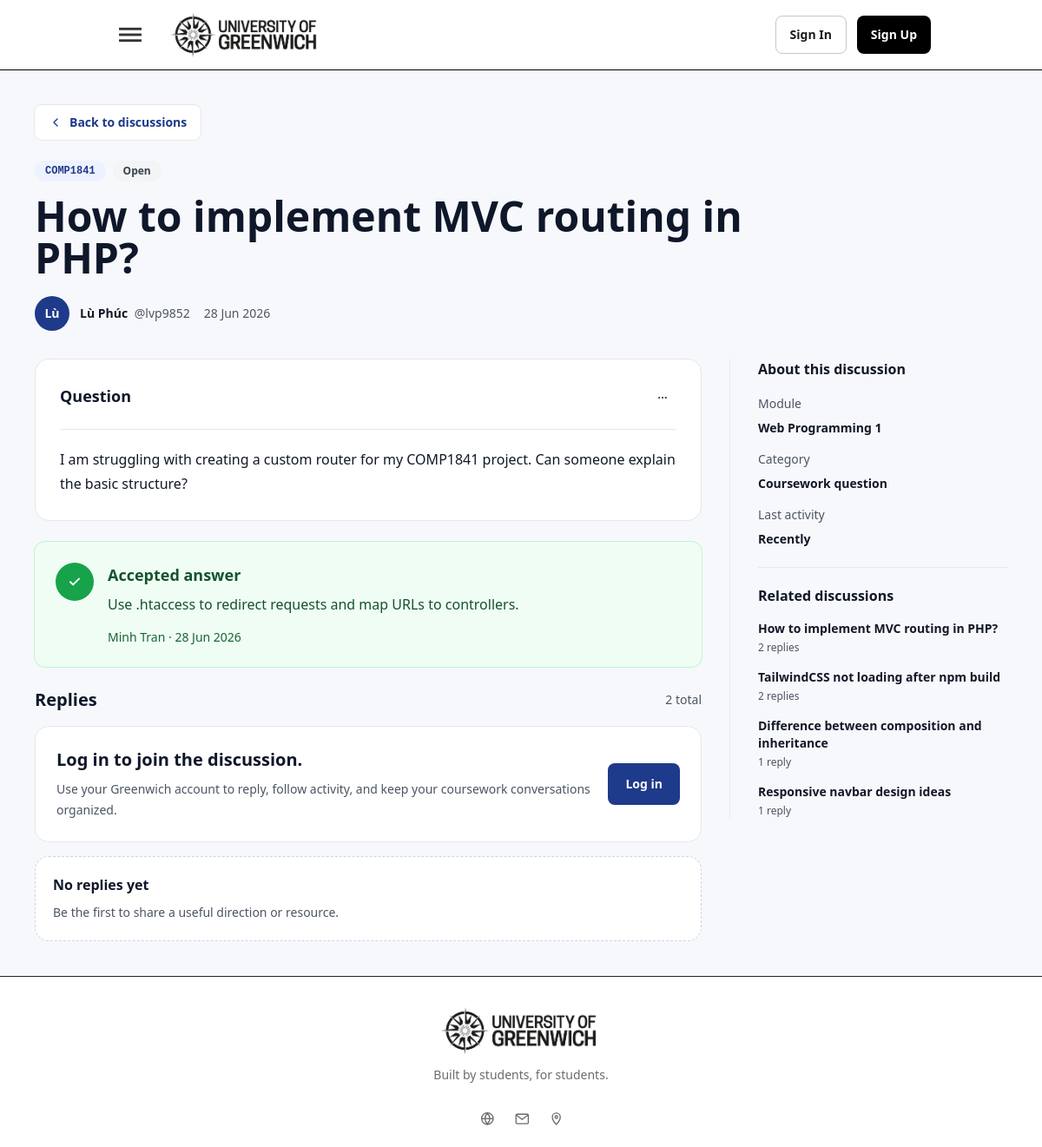
The app's page /discussions/how-to-implement-mvc-routing-in-php, older data.
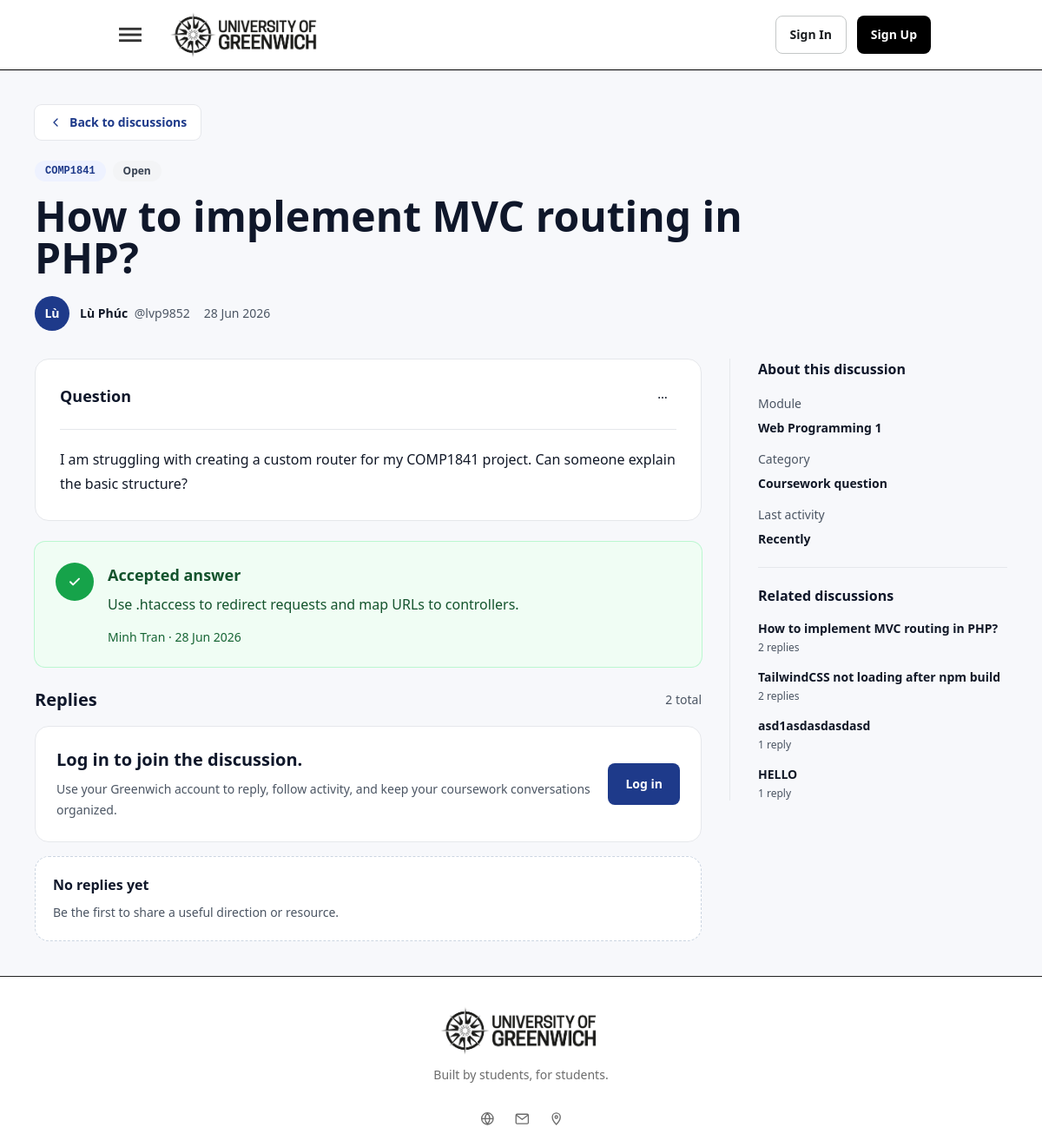
The same page, newer data.
### tables this page shows
CREATE TABLE `posts` (
  `id` int(11) NOT NULL AUTO_INCREMENT,
  `title` varchar(255) NOT NULL,
  `slug` varchar(255) DEFAULT NULL,
  `content` text NOT NULL,
  `status` enum('open','solved') DEFAULT 'open',
  `view_count` int(11) NOT NULL DEFAULT 0,
  `user_id` int(11) NOT NULL,
  `module_id` int(11) NOT NULL,
  `created_at` timestamp NOT NULL DEFAULT current_timestamp(),
  `updated_at` timestamp NULL DEFAULT NULL,
  `deleted_at` timestamp NULL DEFAULT NULL,
  PRIMARY KEY (`id`),
  UNIQUE KEY `slug` (`slug`),
  KEY `fk_posts_user` (`user_id`),
  KEY `fk_posts_module` (`module_id`),
  CONSTRAINT `fk_posts_module` FOREIGN KEY (`module_id`) REFERENCES `modules` (`id`) ON DELETE CASCADE,
  CONSTRAINT `fk_posts_user` FOREIGN KEY (`user_id`) REFERENCES `users` (`id`) ON DELETE CASCADE
);

CREATE TABLE `modules` (
  `id` int(11) NOT NULL AUTO_INCREMENT,
  `module_code` varchar(20) NOT NULL,
  `module_name` varchar(150) NOT NULL,
  `description` text DEFAULT NULL,
  `created_at` timestamp NOT NULL DEFAULT current_timestamp(),
  `updated_at` timestamp NULL DEFAULT NULL,
  PRIMARY KEY (`id`),
  UNIQUE KEY `module_code` (`module_code`)
);

CREATE TABLE `replies` (
  `id` int(11) NOT NULL AUTO_INCREMENT,
  `post_id` int(11) NOT NULL,
  `parent_reply_id` int(11) DEFAULT NULL,
  `user_id` int(11) NOT NULL,
  `content` text NOT NULL,
  `is_accepted` tinyint(1) DEFAULT 0,
  `created_at` timestamp NOT NULL DEFAULT current_timestamp(),
  `updated_at` timestamp NULL DEFAULT NULL,
  `deleted_at` timestamp NULL DEFAULT NULL,
  PRIMARY KEY (`id`),
  KEY `fk_replies_post` (`post_id`),
  KEY `fk_replies_user` (`user_id`),
  KEY `fk_replies_parent` (`parent_reply_id`),
  CONSTRAINT `fk_replies_parent` FOREIGN KEY (`parent_reply_id`) REFERENCES `replies` (`id`) ON DELETE SET NULL,
  CONSTRAINT `fk_replies_post` FOREIGN KEY (`post_id`) REFERENCES `posts` (`id`) ON DELETE CASCADE,
  CONSTRAINT `fk_replies_user` FOREIGN KEY (`user_id`) REFERENCES `users` (`id`) ON DELETE CASCADE
);

### app/Views/discussions/show.php (the view, shortened to what the rows shown need)
<section class="box-border min-h-screen bg-[#F7F8FB] px-4 py-8 font-sans text-[#111827] sm:px-6 lg:px-10 lg:py-10">
    <div class="mx-auto flex max-w-[1180px] flex-col gap-8">
        <header class="max-w-4xl">
            <a href="<?= htmlspecialchars(($discussion['back_url'] ?? BASE_URL . '/discussions'), ENT_QUOTES, 'UTF-8') ?>"
                class="inline-flex min-h-10 items-center gap-2 rounded-lg bg-white px-4 text-sm font-semibold text-[#1E3A8A] ring-1 ring-[#E5E7EB] transition duration-200 hover:bg-[#EEF2FF] focus-visible:outline-2 focus-visible:outline-offset-2 focus-visible:outline-[#1E3A8A]">
                <svg viewBox="0 0 20 20" class="size-4 shrink-0" fill="none" aria-hidden="true">
                    <path d="M12.5 5 7.5 10l5 5" stroke="currentColor" stroke-width="1.7" stroke-linecap="round"
                        stroke-linejoin="round" />
                </svg>
                Back to discussions
            </a>
            <div class="mt-6 flex flex-wrap gap-2">
                <a href="<?= htmlspecialchars(($discussion['module_url'] ?? BASE_URL . '/discussions'), ENT_QUOTES, 'UTF-8') ?>"
                    class="inline-flex max-w-full items-center rounded-full bg-[#EEF2FF] px-3 py-1 font-mono text-xs font-semibold text-[#1E3A8A] transition duration-200 hover:bg-[#DBEAFE] focus-visible:outline-2 focus-visible:outline-offset-2 focus-visible:outline-[#1E3A8A]">
                    <span
                        class="truncate"><?= htmlspecialchars(($discussion['module'] ?? 'MODULE'), ENT_QUOTES, 'UTF-8') ?></span>
                </a>
                <span
                    class="inline-flex items-center gap-1 rounded-full px-3 py-1 text-xs font-semibold <?= $statusTone === 'green' ? 'bg-[#DCFCE7] text-[#166534]' : 'bg-[#F3F4F6] text-[#374151]' ?>">
                </span>
            </div>
            <h1 class="mt-4 text-3xl font-semibold text-[#0F172A] sm:text-5xl" dir="auto">
                <?= htmlspecialchars(($discussion['title'] ?? 'Untitled question'), ENT_QUOTES, 'UTF-8') ?>
            </h1>
            <div class="mt-5 flex flex-wrap items-center gap-4 text-sm text-[#4B5563]">
                <span class="inline-flex min-w-0 items-center gap-3">
                </span>
                <span><?= htmlspecialchars(($discussion['created_at'] ?? 'Nơ'), ENT_QUOTES, 'UTF-8') ?></span>
            </div>
        </header>
        <div class="grid gap-8 lg:grid-cols-[minmax(0,1fr)_320px]">
            <div class="flex min-w-0 flex-col gap-6">
                <article class="bg-white p-5 rounded-2xl sm:p-7 border border-gray-200"
                    aria-labelledby="question-content-heading">
                    <div class="flex justify-between pb-5 border-b border-gray-200">
                        <h2 id="question-content-heading" class="text-lg font-semibold text-[#0F172A]">Question</h2>
                    </div>
                </article>
                <?php if ($acceptedReply !== null): ?>
                <section id="reply-<?= htmlspecialchars(($acceptedReply['id'] ?? 0), ENT_QUOTES, 'UTF-8') ?>"
                    class="rounded-xl bg-[#F0FDF4] p-5 ring-1 ring-[#BBF7D0] sm:p-6"
                    aria-labelledby="accepted-answer-heading">
                    <div class="flex items-start gap-4">
                        <span
                            class="flex size-11 shrink-0 items-center justify-center rounded-full bg-[#16A34A] text-white"
                            aria-hidden="true">
                            <svg viewBox="0 0 20 20" class="size-5" fill="none">
                                <path d="m5 10.3 3.1 3.1L15 6.6" stroke="currentColor" stroke-width="2"
                                    stroke-linecap="round" stroke-linejoin="round" />
                            </svg>
                        </span>
                        <div class="min-w-0 flex-1">
                            <div class="flex flex-wrap items-start justify-between gap-3">
                                <h2 id="accepted-answer-heading" class="text-lg font-semibold text-[#14532D]">
                                    Accepted
                                    answer</h2>
                            </div>
                            <p class="mt-2 text-base text-[#14532D] " dir="auto">
                                <?= htmlspecialchars(($acceptedReply['content'] ?? ''), ENT_QUOTES, 'UTF-8') ?>
                            </p>
                            <p class="mt-4 text-sm font-medium text-[#166534]">
                                <?= htmlspecialchars(($acceptedReply['author'] ?? 'Student'), ENT_QUOTES, 'UTF-8') ?>
                                &middot;
                                <?= htmlspecialchars(($acceptedReply['created_at'] ?? 'Recently'), ENT_QUOTES, 'UTF-8') ?>
                            </p>
                        </div>
                    </div>
                </section>
                <?php endif; ?>
                <section class="flex flex-col gap-4" id="replies" aria-labelledby="replies-heading">
                    <div class="flex items-center justify-between gap-3">
                        <h2 id="replies-heading" class="text-xl font-semibold text-[#0F172A]">Replies</h2>
                    </div>
                    <section id="reply-editor" class="rounded-2xl border border-[#e6e8ec] bg-white p-5 sm:p-6"
                        aria-labelledby="reply-editor-heading">
                        <?php if ($isLoggedIn): ?>
                        <h2 id="reply-editor-heading" class="text-lg font-semibold text-[#0F172A]">Add a reply</h2>
                        <?php if (!empty($replyErrors['general'])): ?>
                        <div class="mt-4 rounded-2xl border border-[#FECACA] bg-[#FEF2F2] py-3 text-sm leading-6 text-[#991B1B]"
                            role="alert">
                            <?= htmlspecialchars($replyErrors['general'], ENT_QUOTES, 'UTF-8') ?>
                        </div>
                        <?php endif; ?>
                        <form action="<?= BASE_URL ?>/discussions/reply" method="post" class="mt-4 grid gap-3">
                            <input type="hidden" name="_csrf_token"
                                value="<?= htmlspecialchars(($csrfToken ?? ''), ENT_QUOTES, 'UTF-8') ?>">
                            <input type="hidden" name="post_id"
                                value="<?= htmlspecialchars(($discussion['id'] ?? 0), ENT_QUOTES, 'UTF-8') ?>">
                            <input id="reply-parent-id" type="hidden" name="parent_reply_id" value="">
                            <input type="hidden" name="slug"
                                value="<?= htmlspecialchars(($discussion['slug'] ?? ''), ENT_QUOTES, 'UTF-8') ?>">
                            <div id="reply-parent-preview"
                                class="hidden items-center justify-between gap-3 rounded-lg bg-[#EEF2FF] px-4 py-3 text-sm text-[#1E3A8A]"
                                data-reply-parent-preview>
                                <span class="font-semibold">Replying to @<span data-replying-to-username></span></span>
                                <button type="button"
                                    class="inline-flex min-h-8 items-center rounded-md px-2 text-sm font-semibold text-[#1E3A8A] transition duration-150 hover:bg-white focus-visible:outline-2 focus-visible:outline-offset-2 focus-visible:outline-[#1E3A8A]"
                                    data-clear-reply-target>
                                    Cancel
                                </button>
                            </div>
                            <div>
                                <label for="reply-content" class="sr-only">Reply content</label>
                                <textarea id="reply-content" name="content" rows="6" maxlength="5000" required
                                    aria-describedby="reply-content-error"
                                    aria-invalid="<?= !empty($replyErrors['content']) ? 'true' : 'false' ?>"
                                    class="min-h-24 w-full resize-y rounded-lg border-0 bg-[#F7F8FB] px-4 py-3 text-base leading-7 text-[#111827] outline-none ring-1 <?= !empty($replyErrors['content']) ? 'ring-[#DC2626] focus:ring-[#DC2626]/40' : 'ring-[#E5E7EB] focus:ring-[#2563EB]/30' ?> transition duration-200 focus:ring-2"
                                    placeholder="Share a clear explanation, useful resource, or next step."><?= htmlspecialchars(($replyOld['content'] ?? ''), ENT_QUOTES, 'UTF-8') ?></textarea>
                                <p id="reply-content-error"
                                    class="mt-2 <?= empty($replyErrors['content']) ? 'hidden' : 'block' ?> text-sm leading-5 text-[#B91C1C]"
                                    aria-live="polite">
                                    <?= htmlspecialchars(($replyErrors['content'] ?? ''), ENT_QUOTES, 'UTF-8') ?>
                                </p>
                            </div>
                            <button type="submit"
                                class="inline-flex items-center min-h-12 w-fit rounded-lg bg-[#1E3A8A] px-5 text-sm font-semibold text-white transition duration-200 hover:bg-[#172E70] focus-visible:outline-2 focus-visible:outline-offset-2 focus-visible:outline-[#1E3A8A]">
                                Post reply
                            </button>
                        </form>
                        <?php else: ?>
                        <div class="grid gap-4 sm:grid-cols-[minmax(0,1fr)_auto] sm:items-center">
                            <div>
                                <h2 id="reply-editor-heading" class="text-xl font-semibold text-[#0F172A]">Log in to
                                    join
                                    the discussion.</h2>
                            </div>
                        </div>
                        <?php endif; ?>
                    </section>
                </section>
            </div>
            <aside class="flex flex-col border-[#e6e8ec] lg:sticky lg:top-28 lg:self-start lg:border-l lg:pl-8"
                aria-label="Discussion sidebar">
                <section class="border-b border-[#e6e8ec] pb-5" aria-labelledby="about-discussion-heading">
                    <h2 id="about-discussion-heading" class="text-base font-semibold text-[#0F172A]">About this
                        discussion</h2>
                    <dl class="mt-4 grid gap-3 text-sm leading-6">
                        <div>
                            <dt class="font-medium text-[#4B5563]">Module</dt>
                            <dd class="mt-1 font-semibold text-[#111827] ">
                                <?= htmlspecialchars(($discussion['module_name'] ?? 'Module discussion'), ENT_QUOTES, 'UTF-8') ?>
                            </dd>
                        </div>
                    </dl>
                </section>
                <section class="pt-5" aria-labelledby="related-discussions-heading">
                    <h2 id="related-discussions-heading" class="text-base font-semibold text-[#0F172A]">Related
                        discussions</h2>
                    <div class="mt-4 grid gap-4">
                        <?php if (!empty($relatedDiscussions)): ?>
                        <?php foreach ($relatedDiscussions as $related): ?>
                        <a href="<?= htmlspecialchars(($related['url'] ?? '#'), ENT_QUOTES, 'UTF-8') ?>"
                            class="block rounded-md transition duration-200 hover:text-[#1E3A8A] focus-visible:outline-2 focus-visible:outline-offset-2 focus-visible:outline-[#1E3A8A]">
                            <span class="block text-sm font-semibold leading-5 text-[#111827] " dir="auto">
                                <?= htmlspecialchars(($related['title'] ?? 'Untitled discussion'), ENT_QUOTES, 'UTF-8') ?>
                            </span>
                            <span class="mt-1 block text-xs font-medium text-[#4B5563]">
                                <?= htmlspecialchars(($related['replies'] ?? 0), ENT_QUOTES, 'UTF-8') ?>
                                <?= (($related['replies'] ?? 0)) === 1 ? 'reply' : 'replies' ?>
                            </span>
                        </a>
                        <?php endforeach; ?>
                        <?php else: ?>
                        <p class="text-sm leading-6 text-[#4B5563]">Similar questions will appear as more
                            discussions
                            become active.</p>
                        <?php endif; ?>
                    </div>
                </section>
            </aside>
        </div>
    </div>
</section>

Row changes from the older to the newer data that the page shows:
no longer on this page (row unchanged): posts: title "Difference between composition and inheritance", replies "1", shows "reply"
no longer on this page (row unchanged): posts: title "Responsive navbar design ideas", replies "1", shows "reply"
now on this page (row edited): posts: title "asd1asdasdasdasd", replies "1", shows "reply"
added posts: title "HELLO", replies "1", shows "reply"
